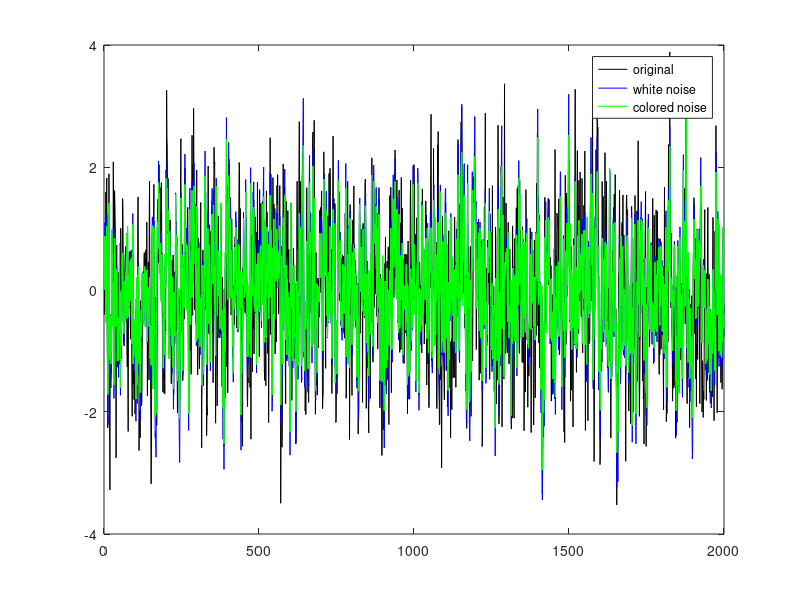
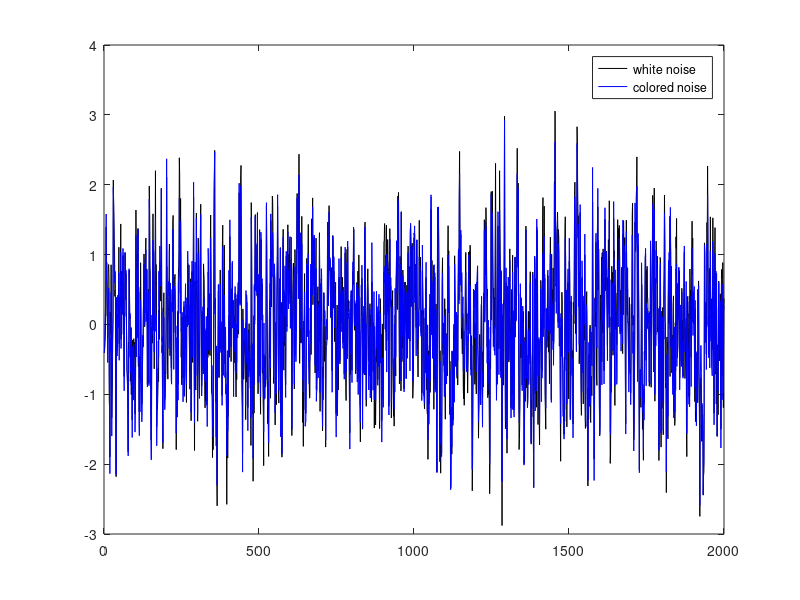

Reproduce these figures in MATLAB, in order.
%Question number 7.10
clc;
clear;
close all;
Q=1;Qv=1;v=0;x_not=0;x=x_not;xhatw_not=0;xhat_w=xhatw_not;xhatc=[xhatw_not;0];Pw=(-7+sqrt(65))/2;Kw=Pw/Qv;
F=[1/2 0;0 1/2];
H=[1 1];
P_Minus=dare(F',H',[Q 0; 0 Qv],0);
Kc=P_Minus*H'*inv(H*P_Minus*H');
Err_White=[];Err_Color=[];xhat_White=[];xhat_Color=[];x_Value=[];
kf=2000;
for k=1:kf
    w=randn;
    x=x/2+sqrt(Q)*w;
    v=v/2+sqrt(Qv)*randn;
    y=x+v;
    xhat_w=xhat_w/2+Kw*(y-xhat_w/2);
    xhatc=F*xhatc;
    xhatc=xhatc+Kc*(y-H*xhatc);
    Err_White=[Err_White x-xhat_w]; Err_Color=[Err_Color x-xhatc(1)];xhat_White=[xhat_White xhat_w];xhat_Color=[xhat_Color xhatc];
    x_Value=[x_Value x];
end
Err2wAve=norm(Err_White,2)^2/length(Err_White);
disp(['While noise :',num2str(Err2wAve)]);
Err2cAve=norm(Err_Color,2)^2/length(Err_Color);
disp(['Color Noise :',num2str(Err2cAve)]);
Ee2w=(1-Kw)^2*Q+Kw^2*4*Qv/3;
Ee2w=Ee2w+Kw*(1-Kw)*2*Kw*Qv/3;
Ee2w=Ee2w/(1-(1-Kw)^2/4);
disp(['White Filter :',num2str(Ee2w)]);
Pcplus=P_Minus-Kc*H*P_Minus;
disp(['Color Filter :',num2str(Pcplus(1,1))]);
k=1:kf;
plot(k,x_Value,'k',k,xhat_White,'b',k,xhat_Color,'g');
legend('original','white noise','colored noise');
figure;
plot(k,Err_White,'k',k,Err_Color,'b')
legend('white noise','colored noise');